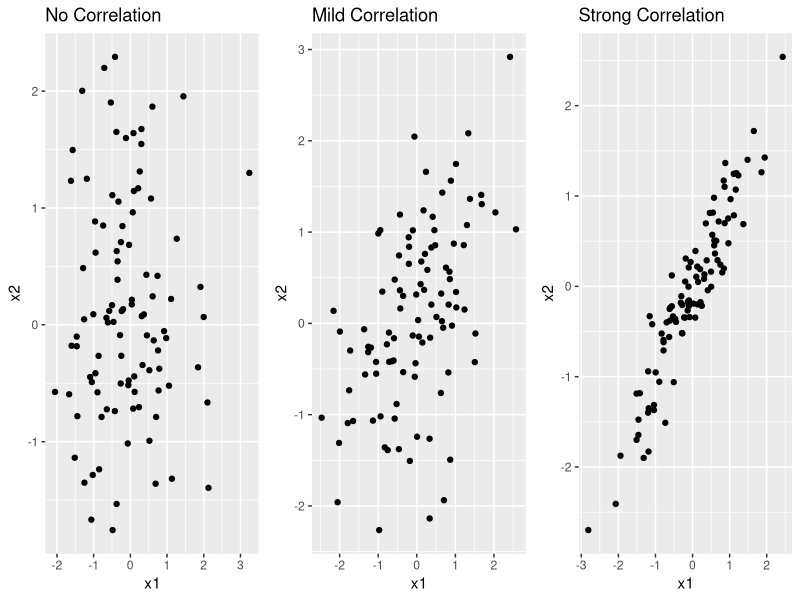

Write the R code that produced this figure.
## ---- chunk 1
#| eval: true
#| echo: true
#| messages: false
#| warnings: false

suppressWarnings(suppressPackageStartupMessages({
library(MASS)
library(ggplot2)
library(glmnet)
library(dplyr)
library(tidyr)
library(gridExtra)
library(kableExtra)
}))

library(MASS)
library(ggplot2)
library(glmnet)
library(dplyr)
library(tidyr)
library(gridExtra)
library(kableExtra)
## ---- chunk 2
set.seed(123)
n <- 100
b0 <- 5
b1 <- 3
b2 <- -2
noise <- rnorm(n)

simulate_data <- function(correlation) {
  x1 <- rnorm(n)
  x2 <- correlation * x1 + sqrt(1 - correlation^2) * rnorm(n)
  y <- b0 + b1 * x1 + b2 * x2 + noise
  data.frame(x1 = x1, x2 = x2, y = y)
}

df_none <- simulate_data(0.0)
df_mild <- simulate_data(0.5)
df_strong <- simulate_data(0.95)
## ---- chunk 3
#| fig-height: 4
#| fig-width: 12
plot_list <- list(
  ggplot(df_none, aes(x = x1, y = x2)) + geom_point() + ggtitle("No Correlation"),
  ggplot(df_mild, aes(x = x1, y = x2)) + geom_point() + ggtitle("Mild Correlation"),
  ggplot(df_strong, aes(x = x1, y = x2)) + geom_point() + ggtitle("Strong Correlation")
)
grid.arrange(grobs = plot_list, ncol = 3)
## ---- chunk 4
fit_models <- function(df) {
  X <- as.matrix(df[, c("x1", "x2")])
  y <- df$y

  lm_fit <- lm(y ~ x1 + x2, data = df)
  ridge_fit <- glmnet(X, y, alpha = 0, lambda = 1)
  lasso_fit <- glmnet(X, y, alpha = 1, lambda = 0.1)

  results <- tibble(
    Model = c("Linear", "Ridge", "Lasso"),
    bias_b1 = c(coef(lm_fit)["x1"]-b1, coef(ridge_fit)[2]-b1, coef(lasso_fit)[2]-b1),
    bias_b2 = c(coef(lm_fit)["x2"]-b2, coef(ridge_fit)[3]-b2, coef(lasso_fit)[3]-b2),
    MSE = c(mean((predict(lm_fit) - y)^2),
            mean((predict(ridge_fit, X) - y)^2),
            mean((predict(lasso_fit, X) - y)^2))
  )
  return(results)
}
## ---- chunk 5
res_none <- fit_models(df_none) %>% mutate(Scenario = "None")
res_mild <- fit_models(df_mild) %>% mutate(Scenario = "Mild")
res_strong <- fit_models(df_strong) %>% mutate(Scenario = "Strong")

results <- bind_rows(res_none, res_mild, res_strong)
kable(results %>% pivot_wider(names_from = Model, values_from = c(bias_b1, bias_b2, MSE)))
